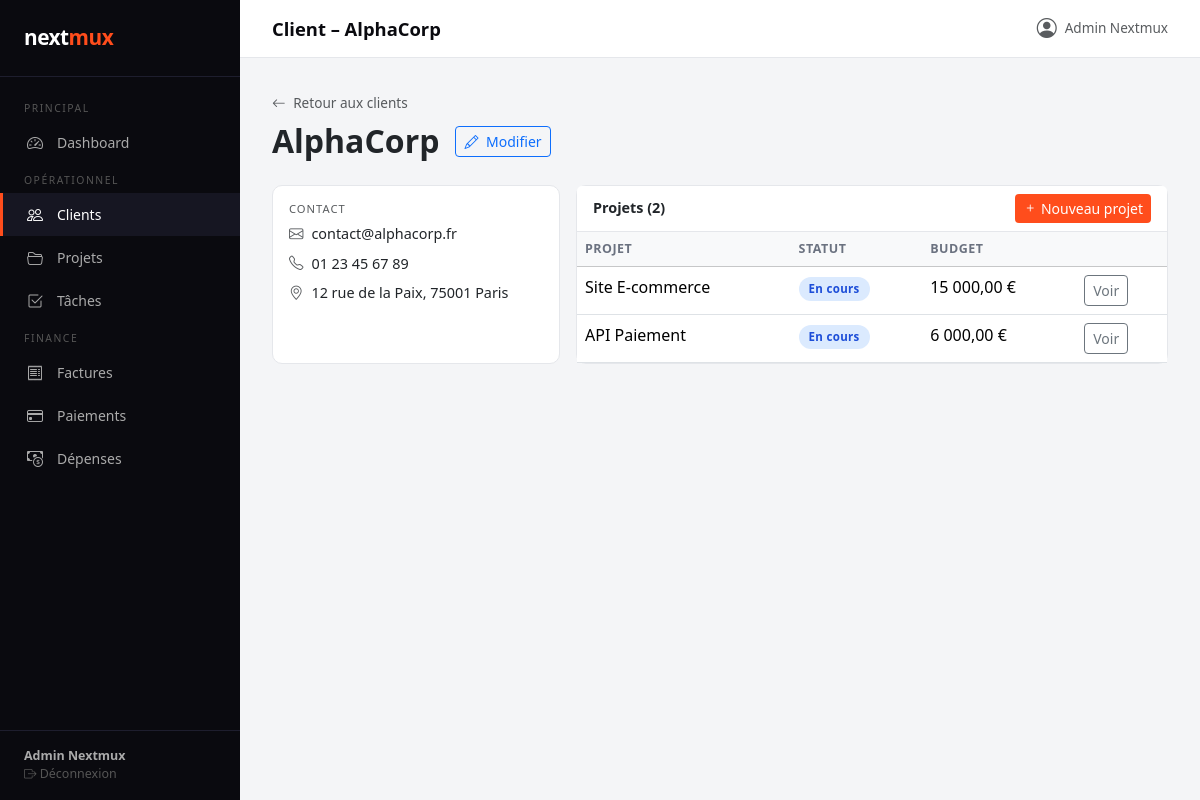
Screenshot of /index.php?module=clients&action=show&id=1 (signed in) with the database file from the repository.
### tables this page shows
CREATE TABLE IF NOT EXISTS clients (
  id INT AUTO_INCREMENT PRIMARY KEY,
  nom VARCHAR(100) NOT NULL,
  email VARCHAR(150),
  telephone VARCHAR(20),
  adresse TEXT,
  created_at DATETIME DEFAULT CURRENT_TIMESTAMP
);

CREATE TABLE IF NOT EXISTS projets (
  id INT AUTO_INCREMENT PRIMARY KEY,
  client_id INT NOT NULL,
  nom VARCHAR(150) NOT NULL,
  description TEXT,
  date_debut DATE,
  date_fin DATE,
  statut ENUM('en_cours','termine','suspendu','annule') DEFAULT 'en_cours',
  budget DECIMAL(10,2) DEFAULT 0,
  created_at DATETIME DEFAULT CURRENT_TIMESTAMP,
  FOREIGN KEY (client_id) REFERENCES clients(id) ON DELETE CASCADE
);

### controllers/clientsController.php (called while the page is built, shortened)
<?php
require_once __DIR__ . '/../models/Client.php';
class ClientsController {
    private Client $model;
    public function __construct() {
        $this->model = new Client();
    }
    public function show(): void {
        $id     = (int)($_GET['id'] ?? 0);
        $client = $this->model->getById($id);
        $projets    = $this->model->getProjets($id);
        $page_title = 'Client – ' . $client['nom'];
        require_once __DIR__ . '/../views/clients/show.php';
    }
}

### config/db.php (called while the page is built, shortened)
<?php
function getDB(): PDO {
    static $pdo = null;
    if ($pdo === null) {
        $dsn = "mysql:host=" . DB_HOST . ";dbname=" . DB_NAME . ";charset=" . DB_CHARSET;
        try {
            $pdo = new PDO($dsn, DB_USER, DB_PASS, [
                PDO::ATTR_ERRMODE            => PDO::ERRMODE_EXCEPTION,
                PDO::ATTR_DEFAULT_FETCH_MODE => PDO::FETCH_ASSOC,
                PDO::ATTR_EMULATE_PREPARES   => false,
            ]);
        } catch (PDOException $e) {
            die(json_encode(['error' => 'Connexion BDD échouée : ' . $e->getMessage()]));
        }
    }
    return $pdo;
}

### models/Client.php (called while the page is built, shortened)
<?php
class Client {
    private PDO $db;
    public function __construct() {
        $this->db = getDB();
    }
    public function getById(int $id): array|false {
        $stmt = $this->db->prepare("SELECT * FROM clients WHERE id = ?");
        $stmt->execute([$id]);
        return $stmt->fetch();
    }
    public function getProjets(int $clientId): array {
        $stmt = $this->db->prepare("SELECT * FROM projets WHERE client_id = ? ORDER BY created_at DESC");
        $stmt->execute([$clientId]);
        return $stmt->fetchAll();
    }
}

### views/clients/show.php (the view)
<?php require_once __DIR__ . '/../layout/header.php'; ?>
<div class="mb-4">
  <a href="index.php?module=clients&action=index" class="text-muted text-decoration-none" style="font-size:0.85rem">
    <i class="bi bi-arrow-left me-1"></i> Retour aux clients
  </a>
  <div class="d-flex align-items-center gap-3 mt-2">
    <h2 class="fw-bold mb-0"><?= htmlspecialchars($client['nom']) ?></h2>
    <a href="index.php?module=clients&action=edit&id=<?= $client['id'] ?>" class="btn btn-sm btn-outline-primary">
      <i class="bi bi-pencil me-1"></i> Modifier
    </a>
  </div>
</div>
<div class="row g-3 mb-4">
  <div class="col-md-4">
    <div class="card h-100">
      <div class="card-body">
        <h6 class="text-muted text-uppercase" style="font-size:0.7rem;letter-spacing:1px">Contact</h6>
        <div class="mt-2" style="font-size:0.9rem">
          <div class="mb-2"><i class="bi bi-envelope me-2 text-muted"></i><?= htmlspecialchars($client['email'] ?? '—') ?></div>
          <div class="mb-2"><i class="bi bi-telephone me-2 text-muted"></i><?= htmlspecialchars($client['telephone'] ?? '—') ?></div>
          <div><i class="bi bi-geo-alt me-2 text-muted"></i><?= nl2br(htmlspecialchars($client['adresse'] ?? '—')) ?></div>
        </div>
      </div>
    </div>
  </div>
  <div class="col-md-8">
    <div class="card h-100">
      <div class="card-header d-flex justify-content-between align-items-center">
        <span>Projets (<?= count($projets) ?>)</span>
        <a href="index.php?module=projets&action=create&client_id=<?= $client['id'] ?>" class="btn btn-sm btn-accent">
          <i class="bi bi-plus"></i> Nouveau projet
        </a>
      </div>
      <div class="card-body p-0">
        <?php if (empty($projets)): ?>
          <div class="text-center py-4 text-muted">Aucun projet pour ce client.</div>
        <?php else: ?>
          <table class="table table-hover mb-0">
            <thead class="table-light"><tr><th>Projet</th><th>Statut</th><th>Budget</th><th></th></tr></thead>
            <tbody>
              <?php foreach ($projets as $p): ?>
              <tr>
                <td><?= htmlspecialchars($p['nom']) ?></td>
                <td><span class="status-badge badge-<?= $p['statut'] ?>"><?= ucfirst(str_replace('_',' ',$p['statut'])) ?></span></td>
                <td><?= number_format($p['budget'], 2, ',', ' ') ?> €</td>
                <td><a href="index.php?module=projets&action=show&id=<?= $p['id'] ?>" class="btn btn-sm btn-outline-secondary">Voir</a></td>
              </tr>
              <?php endforeach; ?>
            </tbody>
          </table>
        <?php endif; ?>
      </div>
    </div>
  </div>
</div>
<?php require_once __DIR__ . '/../layout/footer.php'; ?>

### views/layout/header.php (shortened to what this page needs)
<!DOCTYPE html>
<html lang="fr">
<head>
  <link href="https://cdn.jsdelivr.net/npm/bootstrap@5.3.2/dist/css/bootstrap.min.css" rel="stylesheet">
  <link href="https://cdn.jsdelivr.net/npm/bootstrap-icons@1.11.3/font/bootstrap-icons.css" rel="stylesheet">
</head>
<body>
<?php
$module_actuel = $_GET['module'] ?? 'dashboard';
$user = $_SESSION['user'] ?? ['nom' => 'Invité'];
?>
<div id="sidebar">
  <div class="sidebar-brand">next<span>mux</span></div>
  <nav class="sidebar-nav">
    <div class="nav-section">Principal</div>
    <a href="index.php?module=dashboard&action=index"
       class="sidebar-link <?= $module_actuel === 'dashboard' ? 'active' : '' ?>">
      <i class="bi bi-speedometer2"></i> Dashboard
    </a>
    <div class="nav-section">Opérationnel</div>
    <a href="index.php?module=clients&action=index"
       class="sidebar-link <?= $module_actuel === 'clients' ? 'active' : '' ?>">
      <i class="bi bi-people"></i> Clients
    </a>
    <a href="index.php?module=projets&action=index"
       class="sidebar-link <?= $module_actuel === 'projets' ? 'active' : '' ?>">
      <i class="bi bi-folder2-open"></i> Projets
    </a>
    <a href="index.php?module=taches&action=index"
       class="sidebar-link <?= $module_actuel === 'taches' ? 'active' : '' ?>">
      <i class="bi bi-check2-square"></i> Tâches
    </a>
    <div class="nav-section">Finance</div>
    <a href="index.php?module=factures&action=index"
       class="sidebar-link <?= $module_actuel === 'factures' ? 'active' : '' ?>">
      <i class="bi bi-receipt"></i> Factures
    </a>
    <a href="index.php?module=paiements&action=index"
       class="sidebar-link <?= $module_actuel === 'paiements' ? 'active' : '' ?>">
      <i class="bi bi-credit-card"></i> Paiements
    </a>
    <a href="index.php?module=depenses&action=index"
       class="sidebar-link <?= $module_actuel === 'depenses' ? 'active' : '' ?>">
      <i class="bi bi-cash-coin"></i> Dépenses
    </a>
  </nav>
  <div class="sidebar-footer">
    <strong><?= htmlspecialchars($user['nom']) ?></strong>
    <a href="index.php?module=auth&action=logout" style="color:#555;text-decoration:none">
      <i class="bi bi-box-arrow-right"></i> Déconnexion
    </a>
  </div>
</div>
<div id="main">
  <div class="topbar">
    <h1><?= htmlspecialchars($page_title ?? 'Nextmux ERP') ?></h1>
    <div class="d-flex align-items-center gap-2">
      <i class="bi bi-person-circle fs-5 text-muted"></i>
      <span class="text-muted" style="font-size:0.85rem"><?= htmlspecialchars($user['nom']) ?></span>
    </div>
  </div>
  <div class="content">

### views/layout/header.php (style rules this page uses)
:root { --sidebar-w: 240px; --accent: #FF4D1C; --dark: #0a0a0f; }
body { background: #f4f5f7; font-family: 'Segoe UI', sans-serif; }
#sidebar { width: var(--sidebar-w); min-height: 100vh; background: var(--dark); position: fixed; top: 0; left: 0; z-index: 100; display: flex; flex-direction: column; }
.sidebar-brand { padding: 1.4rem 1.5rem; font-size: 1.3rem; font-weight: 800; color: white; letter-spacing: -0.5px; border-bottom: 1px solid #1e1e2e; }
.sidebar-brand span { color: var(--accent); }
.sidebar-nav { padding: 1rem 0; flex: 1; }
.nav-section { padding: 0.5rem 1.5rem 0.3rem; font-size: 0.65rem; text-transform: uppercase; letter-spacing: 1.5px; color: #555; }
.sidebar-link { display: flex; align-items: center; gap: 0.75rem; padding: 0.6rem 1.5rem; color: #aaa; text-decoration: none; font-size: 0.875rem; transition: all 0.15s; border-left: 3px solid transparent; }
.sidebar-link:hover, .sidebar-link.active { color: white; background: #161622; border-left-color: var(--accent); }
.sidebar-link i { font-size: 1rem; width: 18px; }
.sidebar-footer { padding: 1rem 1.5rem; border-top: 1px solid #1e1e2e; font-size: 0.78rem; color: #555; }
.sidebar-footer strong { color: #aaa; display: block; }
#main { margin-left: var(--sidebar-w); min-height: 100vh; }
.topbar { background: white; padding: 0.85rem 2rem; border-bottom: 1px solid #e5e7eb; display: flex; align-items: center; justify-content: space-between; position: sticky; top: 0; z-index: 50; }
.topbar h1 { font-size: 1.15rem; font-weight: 700; margin: 0; color: var(--dark); }
.content { padding: 2rem; }
.card { border: 1px solid #e5e7eb; border-radius: 10px; }
.card-header { background: white; border-bottom: 1px solid #e5e7eb; font-weight: 600; font-size: 0.9rem; }
.badge-en_cours { background: #dbeafe; color: #1d4ed8; }
.status-badge { display: inline-block; padding: 3px 10px; border-radius: 20px; font-size: 0.72rem; font-weight: 600; letter-spacing: 0.3px; }
.btn-accent { background: var(--accent); color: white; border: none; }
table.table th { font-size: 0.78rem; text-transform: uppercase; letter-spacing: 0.5px; color: #6b7280; font-weight: 600; }

### rows the page displays
clients: nom "Client – AlphaCorp", nom "AlphaCorp", email "contact@alphacorp.fr", telephone "01 23 45 67 89", adresse "12 rue de la Paix, 75001 Paris"
projets: nom "Site E-commerce", statut "En cours", budget "15 000,00"
projets: nom "API Paiement", statut "En cours", budget "6 000,00"

### other values shown
$user['nom'] "Admin Nextmux"
count($projets) "2"
